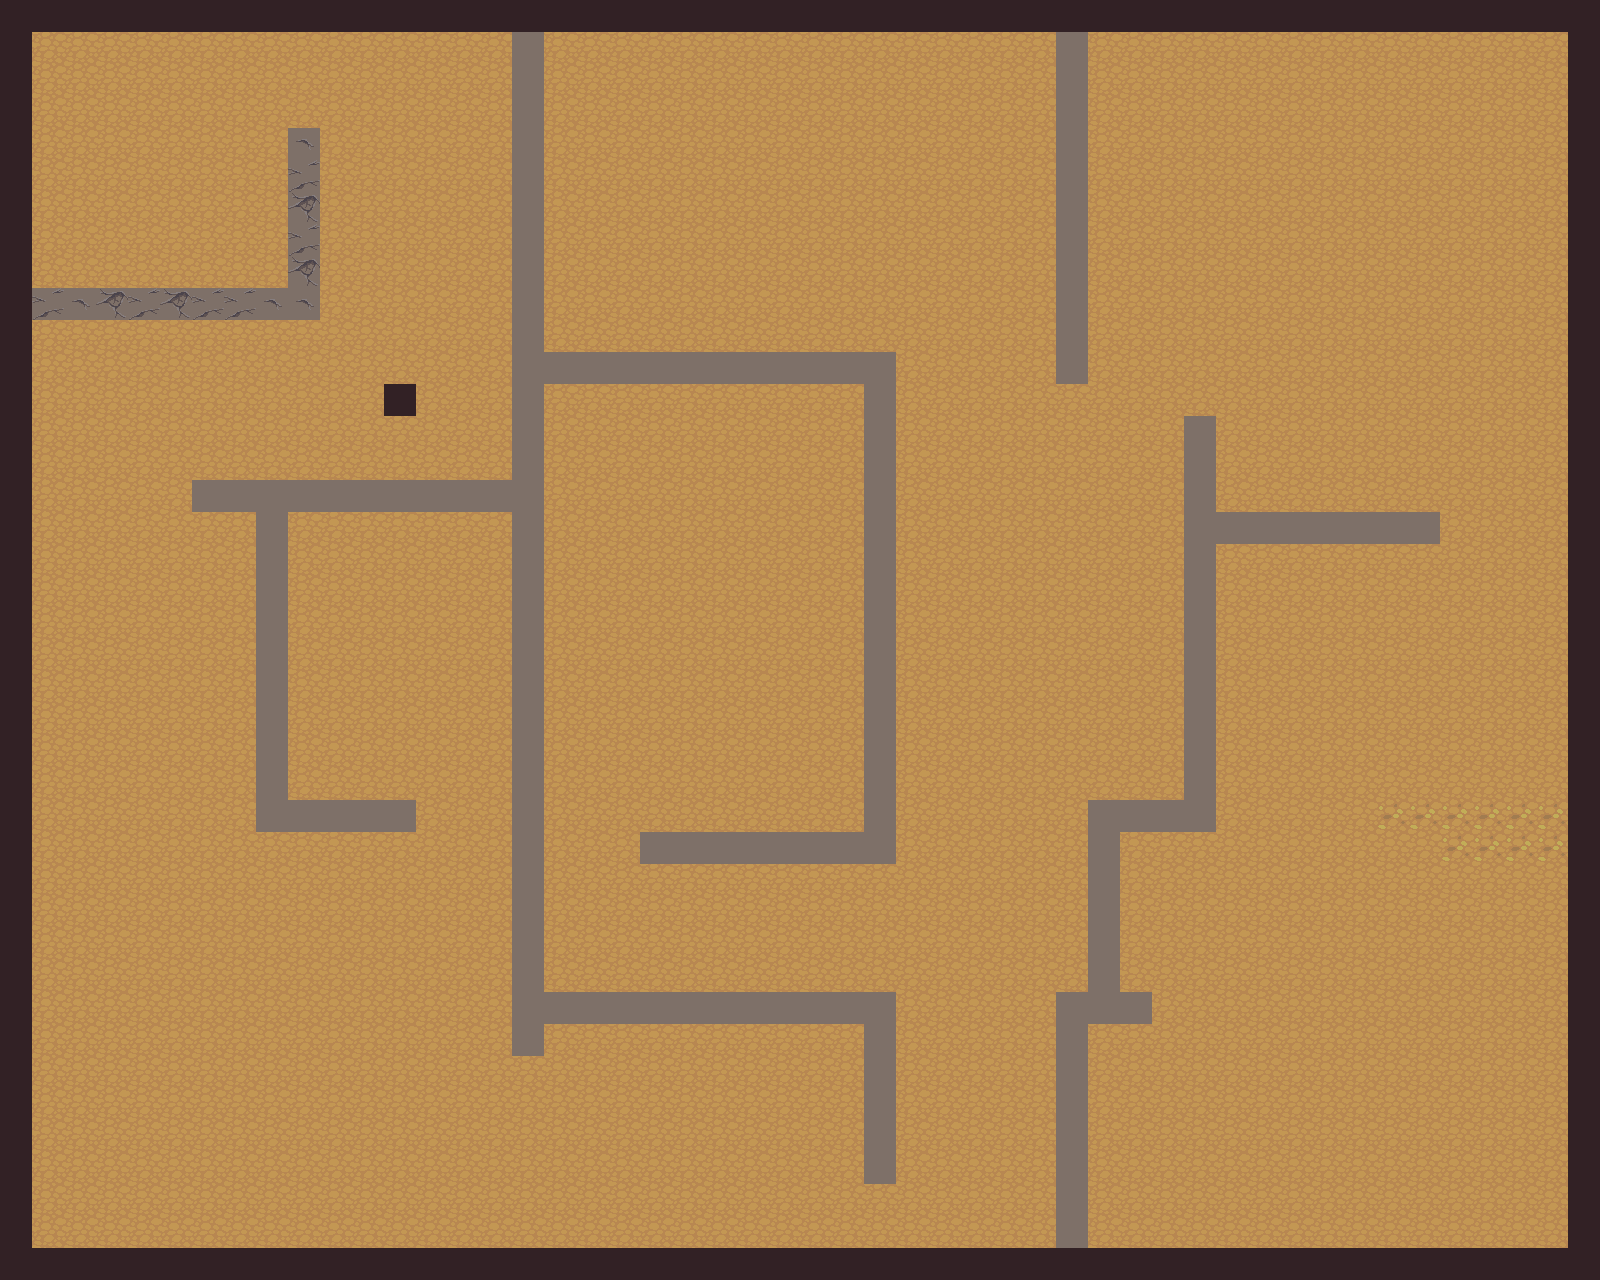

This game map was drawn from its Tiled (.tmx) file and the tilesets committed beside it. A one-line description and the trimmed map source follow:
An orthogonal 50x40 tile map with 32x32 px tiles, 1 tile layer (Слой тайлов 1) and 17 objects (16x barrier, playerSpawn).

<map version="1.0" orientation="orthogonal" renderorder="right-down" width="50" height="40" tilewidth="32" tileheight="32" nextobjectid="55">
 <tileset firstgid="1" name="terrain_atlas" tilewidth="32" tileheight="32" tilecount="1024">
  <image source="images/terrain_atlas.png" width="1024" height="1024" />
 </tileset>
 <layer name="Слой тайлов 1" width="50" height="40">
  <data>[2000 cells, 2000 non-empty, 8 distinct tile ids]</data>
 </layer>
 <objectgroup color="#cbffc1" name="collision">
  <object id="17" name="barrier" x="32.978" y="287.94" width="286.022" height="32.0156" />
  <object id="28" name="barrier" x="0.0078125" y="0.0078125" width="1601.6" height="31.9297" />
  <object id="29" name="barrier" x="0.04375" y="1248.07" width="1601.6" height="31.9297" />
  <object id="30" name="barrier" x="0.0434783" y="32.0435" width="31.913" height="1215.96" />
  <object id="31" name="barrier" x="1568.39" y="31.9139" width="31.913" height="1215.96" />
  <object id="33" name="barrier" x="1055.82" y="1024" width="31.9091" height="224.5" />
  <object id="34" name="barrier" x="1055.88" y="991.875" width="96" height="32.125" />
  <object id="36" name="barrier" x="1088.58" y="832" width="31" height="160" />
  <object id="37" name="barrier" x="1088.25" y="799.875" width="95.5" height="31.875" />
  <object id="38" name="barrier" x="1184" y="416" width="32.6667" height="415.333" />
  <object id="39" name="barrier" x="191.25" y="480.242" width="320.25" height="32.0156" />
  <object id="41" name="playerSpawn" x="67" y="102" width="188" height="155" />
  <object id="42" name="barrier" x="256" y="513" width="30" height="285" />
  <object id="43" name="barrier" x="255.875" y="798.992" width="159.125" height="32.0156" />
  <object id="44" name="barrier" x="288" y="128" width="30" height="159" />
  <object id="52" name="barrier" x="512.5" y="32" width="30.5" height="1022.5" />
  <object id="54" name="barrier" x="383.667" y="384" width="32.3333" height="31.6667" />
 </objectgroup>
</map>